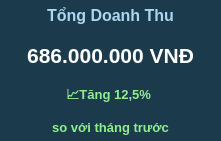
     <widget class="QWidget" name="wg_tdt" native="true">
      <property name="geometry">
       <rect>
        <x>160</x>
        <y>60</y>
        <width>221</width>
        <height>141</height>
       </rect>
      </property>
      <property name="styleSheet">
       <string notr="true">background-color: #1B3A4B;
border-ribackground-color: #1B3A4B;
ght: 2px solid #2E5C6E;</string>
      </property>
      <widget class="QLabel" name="lb_tdt_1">
       <property name="geometry">
        <rect>
         <x>0</x>
         <y>30</y>
         <width>221</width>
         <height>51</height>
        </rect>
       </property>
       <property name="font">
        <font>
         <family>Arial</family>
         <weight>50</weight>
         <bold>false</bold>
        </font>
       </property>
       <property name="styleSheet">
        <string notr="true">color: white;</string>
       </property>
       <property name="text">
        <string>&lt;html&gt;&lt;head/&gt;&lt;body&gt;&lt;p align=&quot;center&quot;&gt;&lt;span style=&quot; font-size:16pt; font-weight:600;&quot;&gt;686.000.000 VNĐ&lt;/span&gt;&lt;/p&gt;&lt;/body&gt;&lt;/html&gt;</string>
       </property>
      </widget>
      <widget class="QLabel" name="lb_tdt_2">
       <property name="geometry">
        <rect>
         <x>0</x>
         <y>80</y>
         <width>221</width>
         <height>61</height>
        </rect>
       </property>
       <property name="font">
        <font>
         <family>Arial</family>
         <pointsize>10</pointsize>
         <weight>50</weight>
         <bold>false</bold>
        </font>
       </property>
       <property name="styleSheet">
        <string notr="true">color: lightgreen;</string>
       </property>
       <property name="text">
        <string>&lt;!DOCTYPE HTML PUBLIC &quot;-//W3C//DTD HTML 4.0//EN&quot; &quot;http://www.w3.org/TR/REC-html40/strict.dtd&quot;&gt;
&lt;html&gt;&lt;head&gt;&lt;meta name=&quot;qrichtext&quot; content=&quot;1&quot; /&gt;&lt;style type=&quot;text/css&quot;&gt;
p, li { white-space: pre-wrap; }
&lt;/style&gt;&lt;/head&gt;&lt;body style=&quot; font-family:'Segoe UI'; font-size:10pt; font-weight:400; font-style:normal;&quot;&gt;
&lt;p align=&quot;center&quot; style=&quot; margin-top:0px; margin-bottom:0px; margin-left:0px; margin-right:0px; -qt-block-indent:0; text-indent:0px;&quot;&gt;&lt;span style=&quot; font-family:'MS Shell Dlg 2'; font-weight:600;&quot;&gt;📈&lt;/span&gt;&lt;span style=&quot; font-family:'Segoe UI Semilight'; font-weight:600;&quot;&gt;Tăng 12,5% &lt;/span&gt;&lt;/p&gt;
&lt;p align=&quot;center&quot; style=&quot; margin-top:12px; margin-bottom:12px; margin-left:0px; margin-right:0px; -qt-block-indent:0; text-indent:0px;&quot;&gt;&lt;span style=&quot; font-family:'Segoe UI Semilight'; font-weight:600;&quot;&gt;so với tháng trước&lt;/span&gt;&lt;/p&gt;&lt;/body&gt;&lt;/html&gt;</string>
       </property>
      </widget>
      <widget class="QLabel" name="lb_tdt">
       <property name="geometry">
        <rect>
         <x>0</x>
         <y>0</y>
         <width>221</width>
         <height>31</height>
        </rect>
       </property>
       <property name="font">
        <font>
         <family>Arial</family>
         <weight>75</weight>
         <bold>true</bold>
        </font>
       </property>
       <property name="styleSheet">
        <string notr="true">color: #AED6F1;</string>
       </property>
       <property name="text">
        <string>&lt;html&gt;&lt;head/&gt;&lt;body&gt;&lt;p align=&quot;center&quot;&gt;&lt;span style=&quot; font-size:12pt;&quot;&gt;Tổng Doanh Thu&lt;/span&gt;&lt;/p&gt;&lt;/body&gt;&lt;/html&gt;</string>
       </property>
      </widget>
     </widget>
